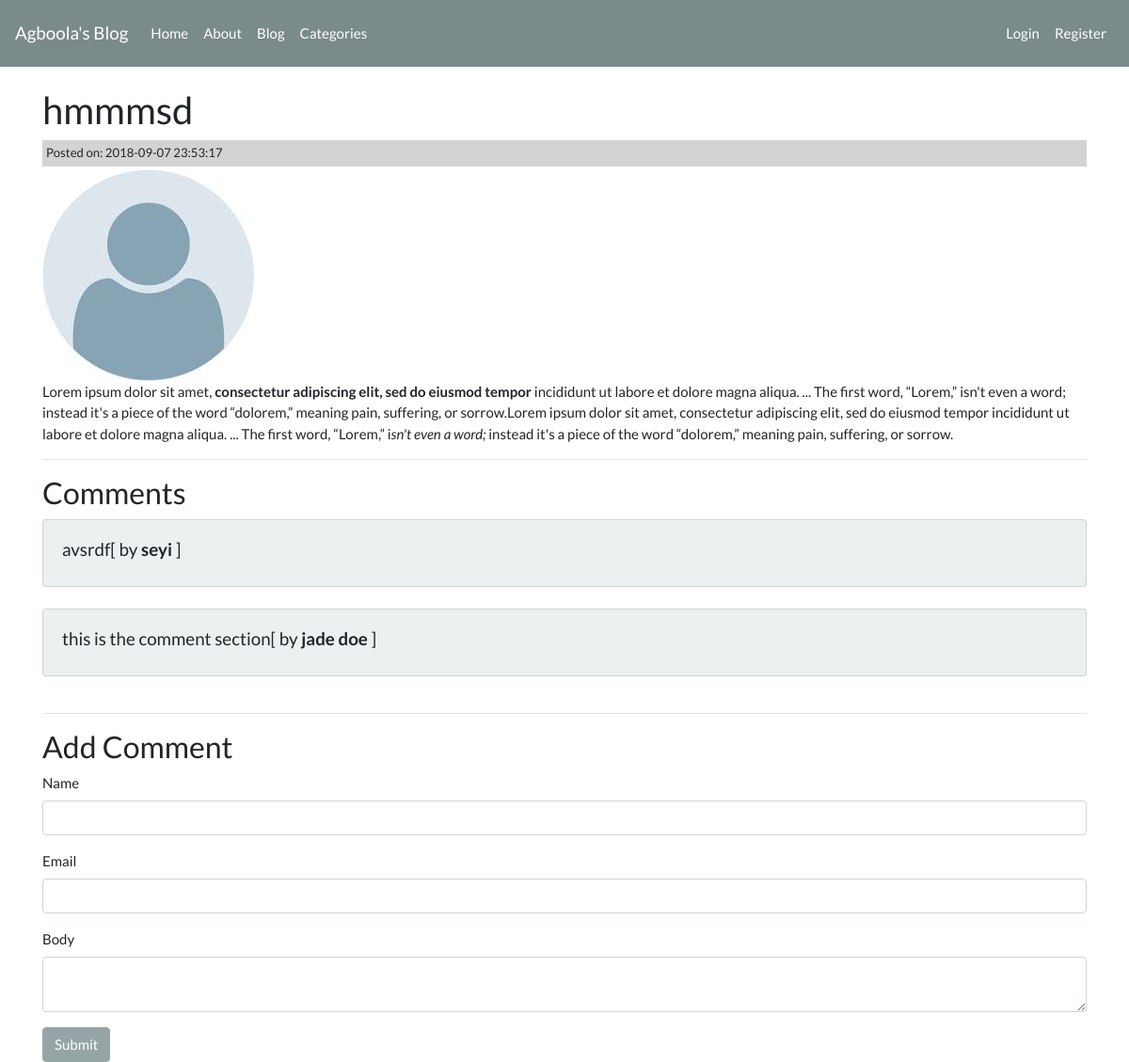
Screenshot of /posts/hmmmsd with the database file from the repository.
### tables this page shows
CREATE TABLE `posts` (
  `id` int(15) NOT NULL,
  `category_id` int(11) NOT NULL,
  `user_id` int(11) NOT NULL,
  `title` varchar(255) NOT NULL,
  `slug` varchar(255) NOT NULL,
  `body` text NOT NULL,
  `post_image` varchar(255) NOT NULL,
  `created_at` timestamp NOT NULL DEFAULT CURRENT_TIMESTAMP
);

CREATE TABLE `comments` (
  `id` int(11) NOT NULL,
  `post_id` int(11) NOT NULL,
  `name` varchar(255) NOT NULL,
  `email` varchar(255) NOT NULL,
  `body` text NOT NULL,
  `created_at` timestamp NOT NULL DEFAULT CURRENT_TIMESTAMP
);

### application/controllers/posts.php (called while the page is built, shortened)
<?php
class Posts extends CI_Controller{
  public function view($slug = NULL){
    $data['post'] = $this->Post_model->get_posts($slug);
    $post_id = $data['post']['id'];
    $data['comments'] = $this->comment_model->get_comments($post_id);
    $data['title'] = $data['post']['title'];
    $this->load->view('templates/header');
    $this->load->view('posts/view', $data);
    $this->load->view('templates/footer');
  }
}
?>

### index.php (called while the page is built, shortened)
<?php
require_once BASEPATH.'core/CodeIgniter.php';

### application/models/post_model.php (called while the page is built, shortened)
<?php
  class Post_model extends CI_Model
  {
   function get_posts($slug = FALSE, $limit = FALSE, $offset = FALSE)
    {
      $query = $this->db->get_where('posts', array('slug' => $slug));
      return $query->row_array();
    }
  }
?>

### application/models/comment_model.php (called while the page is built, shortened)
<?php
  class comment_model extends CI_Model
  {
    public function get_comments($post_id){
      $query = $this->db->get_where('comments', array('post_id' => $post_id));
     return $query->result_array('comments', $query);
    }
  }
?>

### application/views/posts/view.php (the view, shortened to what this page needs)
<h2><?php echo $post['title'] ?></h2>
<small class="post-date">Posted on: <?php echo $post['created_at'];?> </small>
<img class="thumbnail" src="<?php echo site_url(); ?>assets/images/posts/<?php echo $post['post_image'] ?>" alt="<?php echo $post['post_image'] ?>">
<div class="post-body">
  <?php echo $post['body']; ?>
</div>
<hr>
<h3>Comments</h3>
<?php if($comments): ?>
  <?php foreach($comments as $comment): ?>
    <div class="card card-body bg-light">
      <h5><?php echo $comment['body']; ?>[ by <strong> <?php echo $comment['name']; ?></strong> ]</h5>
    </div><br>
  <?php endforeach; ?>
<?php else: ?>
  <p>No Comments</p>
<?php endif; ?>
<hr>
 <h3>Add Comment</h3>
 <?php echo form_open('/comments/create/'.$post['id']) ?>
  <div class="form-group" >
    <label>Name</label>
    <input type="text" name="name" class="form-control" >
  </div>
  <div class="form-group" >
    <label>Email</label>
    <input type="email" name="email" class="form-control" >
  </div>
  <div class="form-group" >
    <label>Body</label>
    <textarea name=body class="form-control" ></textarea>
  </div>
  <input type="submit" value="Submit" class="btn btn-secondary" >
</form>

### assets/css/style.css (style rules this page uses)
.post-date { background: lightgrey; padding: 4px; margin: 3px 0; display: block; }

### rows the page displays
posts: title "hmmmsd", created_at "2018-09-07 23:53:17", post_image (placeholder picture), body "Lorem ipsum dolor sit amet, consectetur adipiscing elit, sed do eiusmod tempor incididunt ut labore et dolore magna aliqua. ... The first word, “Lorem,” isn't even a word; instead it's a piece of the word “dolorem,” meaning pain, suffering, or sorrow.Lorem ipsum dolor sit amet, consectetur adipiscing elit, sed do eiusmod tempor incididunt ut labore et dolore magna aliqua. ... The first word, “Lorem,” i sn't even a word; instead it's a piece of the word “dolorem,” meaning pain, suffering, or sorrow."
comments: body "avsrdf", name "seyi"
comments: body "this is the comment section", name "jade doe"
